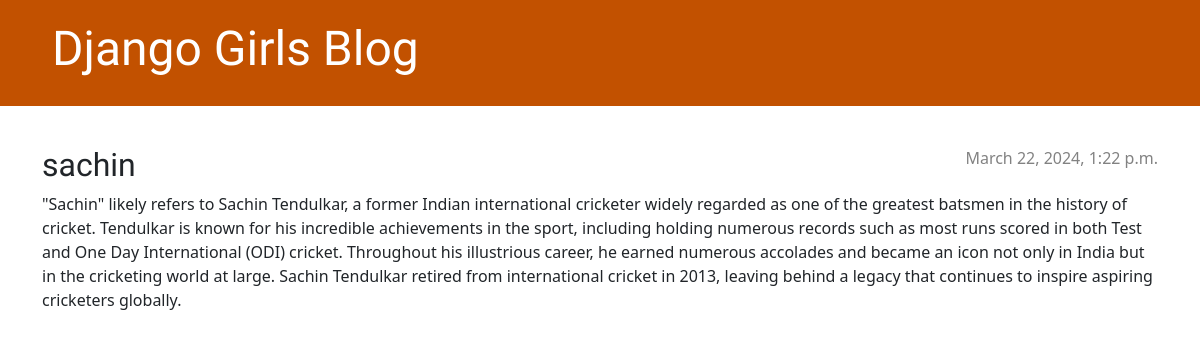
The app's page /post/1/ with its own data.
### blog/models.py (models this page shows, shortened)
class Post(models.Model):
    author = models.ForeignKey(settings.AUTH_USER_MODEL, on_delete=models.CASCADE)
    title = models.CharField(max_length=200)
    text = models.TextField()
    created_date = models.DateTimeField(default=timezone.now)
    published_date = models.DateTimeField(blank=True, null=True)

### blog/views.py (the view)
# urls.py: path('post/<int:pk>/', views.post_detail, name='post_detail'),
def post_detail(request, pk):
    post = get_object_or_404(Post, pk=pk)
    return render(request, 'blog/post_detail.html', {'post': post})

### blog/templates/blog/post_detail.html (shortened to what this page needs)
{% extends 'blog/base.html' %}
{% block content %}
    <article class="post">
        {% if post.published_date %}
            <time class="date">
                {{ post.published_date }}
            </time>
        {% endif %}
        <h2>{{ post.title }}</h2>
        <p>{{ post.text|linebreaksbr }}</p>
    </article>
{% endblock %}

### blog/static/css/blog.css (style rules this page uses)
h1, h2, h3, h4 { font-family: 'Lobster', cursive; }
.date { color: #828282; }
.post { margin-bottom: 70px; }
.post > .date, .post > .actions { float: right; }

### records on screen
Post: published_date "March 22, 2024, 1:22 p.m.", title "sachin", text "\"Sachin\" likely refers to Sachin Tendulkar, a former Indian international cricketer widely regarded as one of the greatest batsmen in the history of cricket. Tendulkar is known for his incredible achievements in the sport, including holding numerous records such as most runs scored in both Test and One Day International (ODI) cricket. Throughout his illustrious career, he earned numerous accolades and became an icon not only in India but in the cricketing world at large. Sachin Tendulkar retired from international cricket in 2013, leaving behind a legacy that continues to inspire aspiring cricketers globally."
